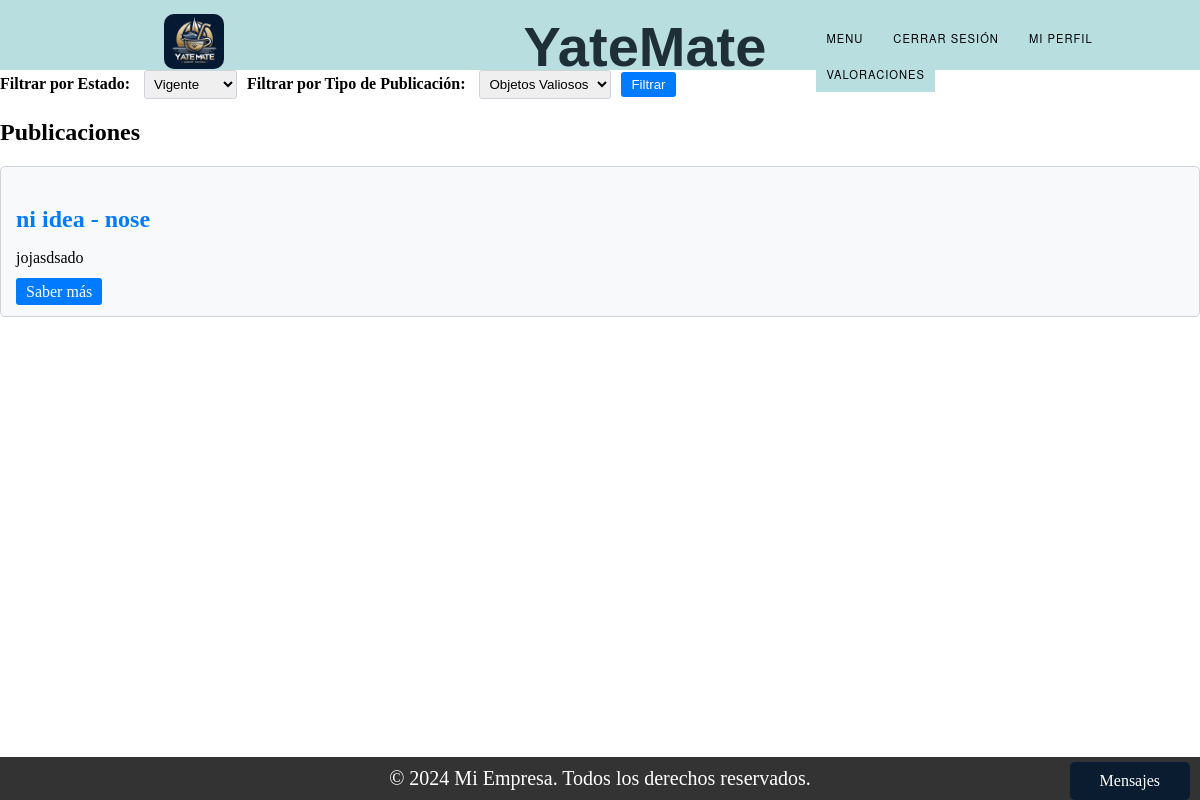
/list/ (signed in), run on the app's committed database.
### Trueque/models.py (models this page shows, shortened)
class Publicacion_ObjetoValioso(models.Model):
    ESTADO_CHOICES = (
        ('Vigente', 'Vigente'),
        ('Proceso', 'Proceso'),
        ('Finalizado', 'Finalizado'),
    )
    tipo = models.CharField(max_length=100)
    marca = models.CharField(max_length=100)
    descripcion = models.TextField()
    estado = models.CharField(max_length=50)
    matricula = models.CharField(max_length=50)  # Agregado el campo matricula
    dueño = models.ForeignKey(User, on_delete=models.SET_NULL, null=True)
    foto = models.ImageField(upload_to='static/img_o/')

### Trueque/views.py (the view)
# urls.py: path("list/", views.list, name="list"),
def list(request):
    objetos_valiosos = Publicacion_ObjetoValioso.objects.all()
    embarcaciones = Publicacion_Embarcacion.objects.all()
    tipo_filtro = request.GET.get('tipo', 'objetos valiosos')  # Valor por defecto 'objetos valiosos'
    estado_filtro = request.GET.get('estado', 'Vigente')  # Valor por defecto 'Vigente'
    if tipo_filtro == "":
        tipo_filtro = 'objetos valiosos'
    if estado_filtro == "":
        estado_filtro = 'Vigente'
    if tipo_filtro == 'objetos valiosos':
        objetos = objetos_valiosos.filter(estado=estado_filtro)
    else:
        objetos = embarcaciones.filter(estado=estado_filtro)
    tipo_objetos = 'Objetos Valiosos' if tipo_filtro == 'objetos valiosos' else 'Embarcaciones'
    if request.session.get('trueque_finalizado', False):
        del request.session['trueque_finalizado']  # Eliminar la clave de la sesión
        return redirect('list')  # Redirigir para volver a cargar las publicaciones
    user_id = request.session['user_id']
    user = get_object_or_404(User, id=user_id)
    return render(request, 'list.html', {
        'objetos': objetos,
        'tipo_objetos': tipo_objetos,
    })

### Trueque/context_processors.py (called while the page is built)
def conversaciones_usuario(request):
    user_id = request.session.get('user_id')
    if user_id:
        conversaciones = Conversacion.objects.filter(Q(dueño_publicacion=user_id) | Q(solicitante=user_id))
        return {'conversaciones_usuario': conversaciones}
    else:
        return {'conversaciones_usuario': []}

### Trueque/templates/list.html (shortened to what this page needs)
{% extends "base.html" %}
{% block content %}
<form class="filter-form" method="GET" action="">
    <div style="display: flex; align-items: center;">
        <div style="margin-right: 10px;">
            <label for="estado">Filtrar por Estado:</label>
            <select name="estado" id="estado">
                <option value="Vigente"{% if request.GET.estado == 'Vigente' %} selected{% endif %}>Vigente</option>
            </select>
        </div>
        <div>
            <label for="tipo">Filtrar por Tipo de Publicación:</label>
            <select name="tipo" id="tipo">
                <option value="objetos valiosos"{% if request.GET.tipo == 'objetos valiosos' %} selected{% endif %}>Objetos Valiosos</option>
            </select>
        </div>
        <button type="submit" style="margin-left: 10px;">Filtrar</button>
    </div>
</form>
{% if objetos %}
    <h2>Publicaciones</h2>
    {% for objeto in objetos %}
        <div class="card">
            <h3 class="card-title">
                {% if objeto.embarcacion.nombre_fantasia %}
                    {{ objeto.embarcacion.nombre_fantasia }}
                {% else %}
                    {{ objeto.marca }}
                {% endif %}
                {% if objeto.embarcacion.tipo %}
                    - {{ objeto.embarcacion.tipo }}
                {% else %}
                    - {{ objeto.tipo }}
                {% endif %}
            </h3>
            <p>{{ objeto.descripcion|truncatechars:70 }}</p>
            <a href="{% url 'saber_mas' id=objeto.id tipo_objetos=tipo_objetos %}" class="btn btn-card">Saber más</a>
        </div>
    {% endfor %}
{% else %}
    <p>No se cuenta con Publicaciones.</p>
{% endif %}
{% endblock %}

### static/css/styles.css (style rules this page uses)
body { margin: 0; padding: 0; }

### Trueque/templates/list.html (style rules this page uses)
.card { background-color: #f8f9fa; border: 1px solid #ced4da; border-radius: 5px; margin-bottom: 20px; padding: 15px; }
.card-title { color: #007bff; font-size: 1.5rem; margin-bottom: 10px; }
.btn-card { background-color: #007bff; color: #fff; padding: 5px 10px; text-decoration: none; border-radius: 3px; margin-bottom: 10px; }
.filter-form { margin-bottom: 20px; display: flex; justify-content: space-between; align-items: center; }
.filter-form label { margin-right: 10px; font-weight: bold; }
.filter-form select { padding: 5px; border-radius: 3px; border: 1px solid #ced4da; }
.filter-form button { background-color: #007bff; color: #fff; padding: 5px 10px; border: none; border-radius: 3px; cursor: pointer; }

### data on the page
Publicacion_ObjetoValioso: marca "ni idea", tipo "nose", descripcion "jojasdsado"
